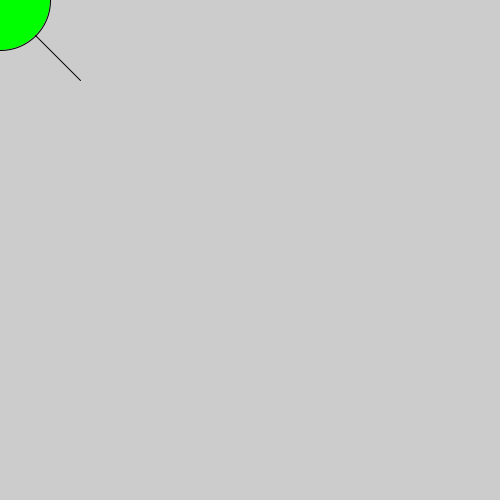
Frame 1 (no input)
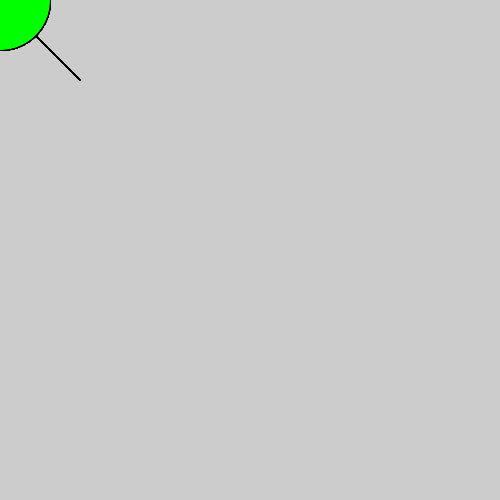
Frame 60 (the mouse pressed at the canvas centre just before this capture)
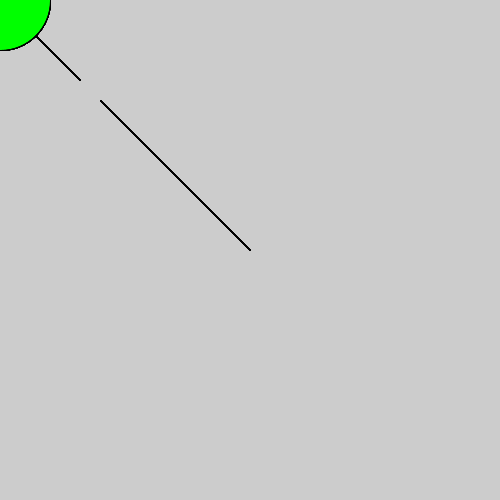
Frame 120 (the mouse held since frame 60 and released just before this capture)

The Processing sketch that drew these frames (run headless with seeded random() and noise(); from frame 60 on, the mouse is pressed at the canvas centre):

// Processing sketch: processing_50283
// ── processing_50283.pde

void setup() {
  size(500, 500);
  smooth();
}

void draw() {
  if (mousePressed) {
    fill(0,255,0);
    line(mouseX, mouseY, 100, 100);
  } 
  else {
    fill(0,255,0);
    line(mouseX, mouseY, 80, 80);
    ellipse(mouseX, mouseY, 100,100);
  }
}
